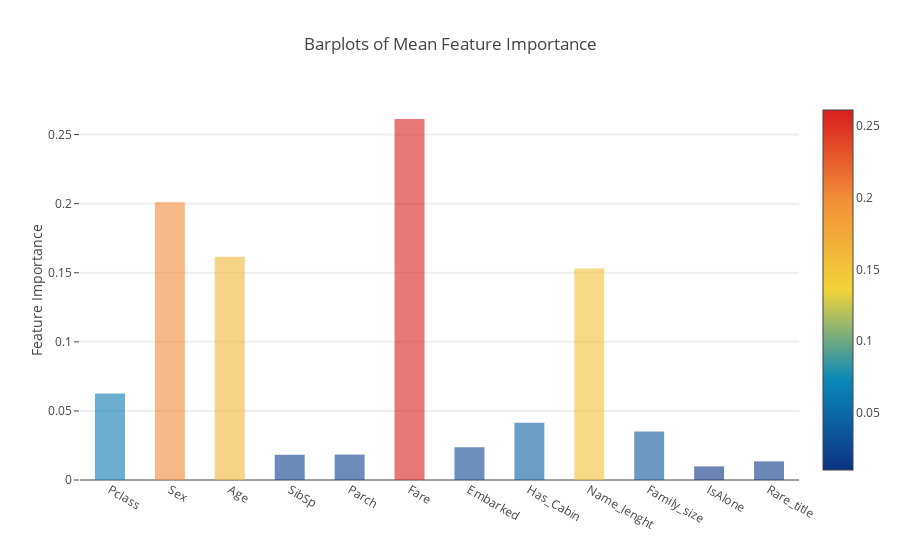

The notebook cell saved with this chart:
### Markdown cell above
### Plotly Barplot of Average Feature Importances

### Code cell
y = feature_dataframe['mean'].values
x = feature_dataframe['features'].values
data = [go.Bar(
            x= x,
             y= y,
            width = 0.5,
            marker=dict(
               color = feature_dataframe['mean'].values,
            colorscale='Portland',
            showscale=True,
            reversescale = False
            ),
            opacity=0.6
        )]

layout= go.Layout(
    autosize= True,
    title= 'Barplots of Mean Feature Importance',
    hovermode= 'closest',
#     xaxis= dict(
#         title= 'Pop',
#         ticklen= 5,
#         zeroline= False,
#         gridwidth= 2,
#     ),
    yaxis=dict(
        title= 'Feature Importance',
        ticklen= 5,
        gridwidth= 2
    ),
    showlegend= False
)
fig = go.Figure(data=data, layout=layout)
py.iplot(fig, filename='bar-direct-labels')

### Figure 1 — Plotly figure (JSON) as saved in the notebook; plotly's stock layout.template omitted (floating-point values rounded to 4 significant figures)
{"data": [{"marker": {"color": [0.06265, 0.201, 0.1617, 0.01825, 0.01839, 0.2613, 0.02365, 0.04147, 0.1532, 0.03512, 0.009852, 0.0135], "colorscale": "Portland", "reversescale": false, "showscale": true}, "opacity": 0.6, "type": "bar", "width": 0.5, "x": ["Pclass", "Sex", "Age", "SibSp", "Parch", "Fare", "Embarked", "Has_Cabin", "Name_lenght", "Family_size", "IsAlone", "Rare_title"], "y": [0.06265, 0.201, 0.1617, 0.01825, 0.01839, 0.2613, 0.02365, 0.04147, 0.1532, 0.03512, 0.009852, 0.0135]}], "layout": {"autosize": true, "hovermode": "closest", "showlegend": false, "title": "Barplots of Mean Feature Importance", "yaxis": {"gridwidth": 2, "ticklen": 5, "title": "Feature Importance"}}}
